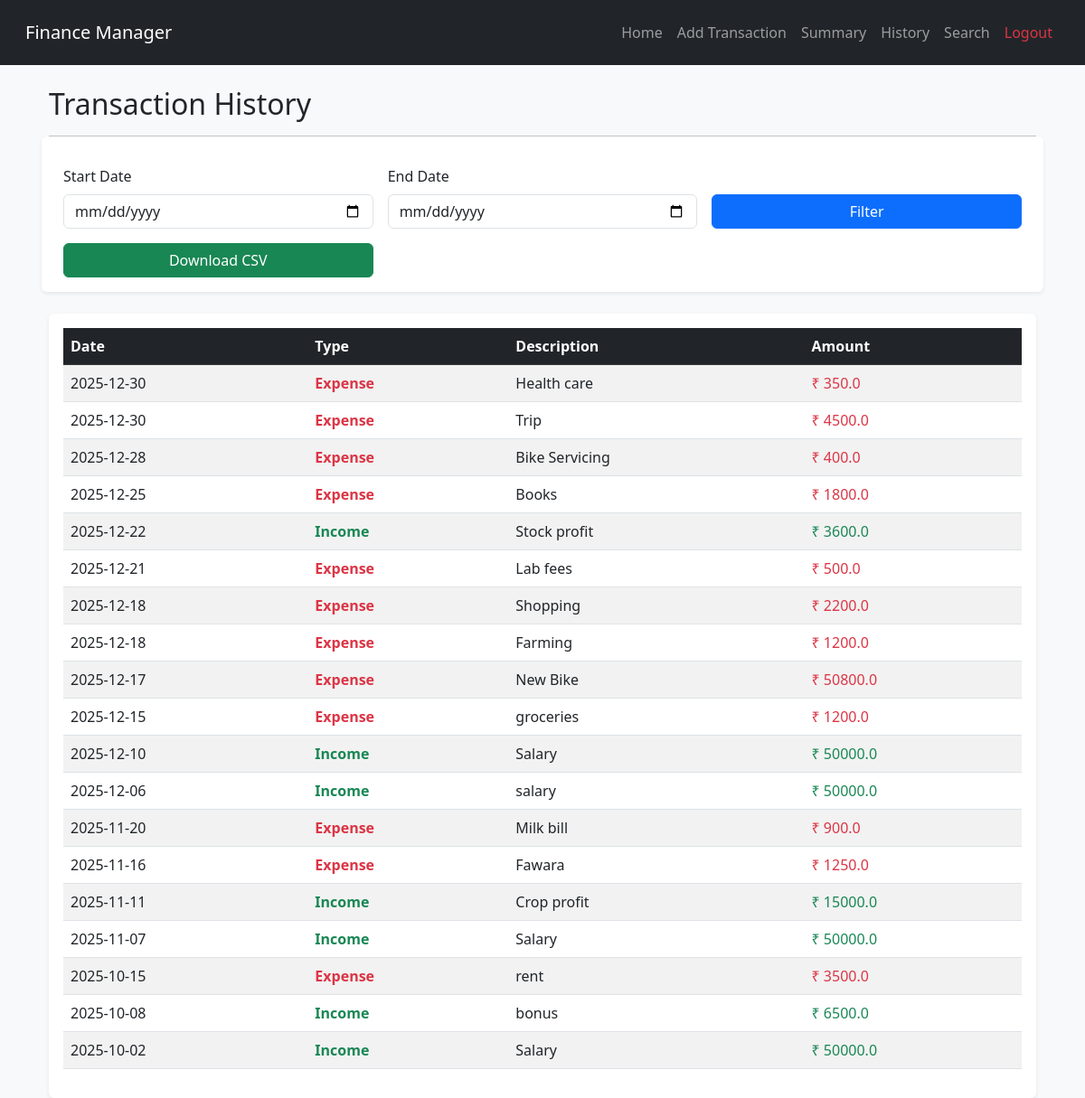
The page /history (signed in) on the database its author committed.
### finance/models.py (models this page shows, shortened)
class Transaction(db.Model):
    __tablename__ = "transaction"
    id = db.Column(db.Integer, primary_key=True)
    date = db.Column(db.Date, nullable=False, default=date.today)
    description = db.Column(db.String(200))
    amount = db.Column(db.Float, nullable=False)
    trans_type = db.Column(db.String(10), nullable=False)
    user_id = db.Column(db.Integer, db.ForeignKey('user.id'), nullable=False)

### finance/routes.py (the view)
@main_bp.route("/history", methods=["GET", "POST"])
@login_required
def history():
    start_date = request.form.get("start_date")
    end_date = request.form.get("end_date")
    query = Transaction.query.filter_by(user_id=current_user.id)
    if start_date:
        try:
            sd = datetime.strptime(start_date, "%Y-%m-%d").date()
            query = query.filter(Transaction.date >= sd)
        except ValueError:
            pass
    if end_date:
        try:
            ed = datetime.strptime(end_date, "%Y-%m-%d").date()
            query = query.filter(Transaction.date <= ed)
        except ValueError:
            pass
    transactions = query.order_by(Transaction.date.desc()).all()
    return render_template("history.html", transactions=transactions, start_date=start_date, end_date=end_date)

### finance/models.py (called while the page is built)
@login_manager.user_loader
def load_user(user_id):
    return User.query.get(int(user_id))

### finance/templates/history.html
{% extends "base.html" %}
{% block content %}
<div class="container mt-4">
    <h2>Transaction History</h2>
    <hr>
    <form method="POST" class="row g-3 mb-4 p-3 bg-white rounded shadow-sm">
        <div class="col-md-4">
            <label class="form-label">Start Date</label>
            <input type="date" name="start_date" class="form-control" value="{{ start_date }}">
        </div>
        <div class="col-md-4">
            <label class="form-label">End Date</label>
            <input type="date" name="end_date" class="form-control" value="{{ end_date }}">
        </div>
        <div class="col-md-4 d-flex align-items-end">
            <button class="btn btn-primary w-100" type="submit">Filter</button>
        </div>
        <div class="col-md-4 d-flex align-items-end">
            <a href="{{ url_for('main.export_csv', start_date=start_date, end_date=end_date) }}"
                class="btn btn-success w-100">
                Download CSV
            </a>
        </div>
    </form>
    <div class="table-responsive bg-white p-3 rounded shadow-sm">
        <table class="table table-striped">
            <thead class="table-dark">
                <tr>
                    <th>Date</th>
                    <th>Type</th>
                    <th>Description</th>
                    <th>Amount</th>
                </tr>
            </thead>
            <tbody>
            {% for t in transactions %}
                <tr>
                    <td>{{ t.date.strftime('%Y-%m-%d') }}</td>
                    <td>
                        {% if t.trans_type == 'income' %}
                            <span class="text-success fw-bold">Income</span>
                        {% else %}
                            <span class="text-danger fw-bold">Expense</span>
                        {% endif %}
                    </td>
                    <td>{{ t.description }}</td>
                    <td>
                        {% if t.trans_type == 'income' %}
                            <span class="text-success">₹ {{ t.amount }}</span>
                        {% else %}
                            <span class="text-danger">₹ {{ t.amount }}</span>
                        {% endif %}
                    </td>
                </tr>
            {% endfor %}
            </tbody>
        </table>
    </div>
</div>
{% endblock %}

### rows shown on the page
Transaction: date "2025-12-30", trans_type "Expense", description "Health care", amount "350.0"
Transaction: date "2025-12-30", trans_type "Expense", description "Trip", amount "4500.0"
Transaction: date "2025-12-28", trans_type "Expense", description "Bike Servicing", amount "400.0"
Transaction: date "2025-12-25", trans_type "Expense", description "Books", amount "1800.0"
Transaction: date "2025-12-22", trans_type "Income", description "Stock profit", amount "3600.0"
Transaction: date "2025-12-21", trans_type "Expense", description "Lab fees", amount "500.0"
Transaction: date "2025-12-18", trans_type "Expense", description "Shopping", amount "2200.0"
Transaction: date "2025-12-18", trans_type "Expense", description "Farming", amount "1200.0"
Transaction: date "2025-12-17", trans_type "Expense", description "New Bike", amount "50800.0"
Transaction: date "2025-12-15", trans_type "Expense", description "groceries", amount "1200.0"
Transaction: date "2025-12-10", trans_type "Income", description "Salary", amount "50000.0"
Transaction: date "2025-12-06", trans_type "Income", description "salary", amount "50000.0"
Transaction: date "2025-11-20", trans_type "Expense", description "Milk bill", amount "900.0"
Transaction: date "2025-11-16", trans_type "Expense", description "Fawara", amount "1250.0"
Transaction: date "2025-11-11", trans_type "Income", description "Crop profit", amount "15000.0"
Transaction: date "2025-11-07", trans_type "Income", description "Salary", amount "50000.0"
Transaction: date "2025-10-15", trans_type "Expense", description "rent", amount "3500.0"
Transaction: date "2025-10-08", trans_type "Income", description "bonus", amount "6500.0"
Transaction: date "2025-10-02", trans_type "Income", description "Salary", amount "50000.0"
